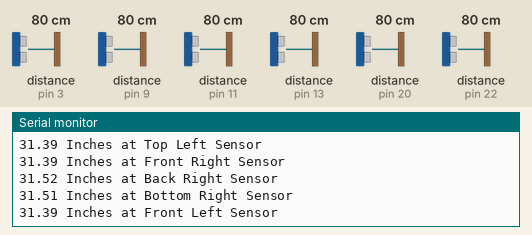
Bench run of a sketch on a simulated Arduino Mega 2560, built with avr-gcc and run on an emulated ATmega2560. Shown: the last lines printed to the serial monitor. Wiring (inferred from the names in the program): 5 × ultrasonic range finder: trigger pin 4, echo pin 3 / trigger pin 12, echo pin 11 / trigger pin 14, echo pin 13 / trigger pin 21, echo pin 20 / trigger pin 23, echo pin 22. The inputs (shaded band) are chosen by the test bench; at power-on: distance to the obstacle (sensors on pin 3, pin 9, pin 11, pin 13, pin 20, pin 22) 80 cm. The echo pulse lasts 58.3 µs per cm.

Above: at 6.8 s.
6.9 s: distance to the obstacle (sensor on pin 3) set to 2 cm
At 7.4 s:
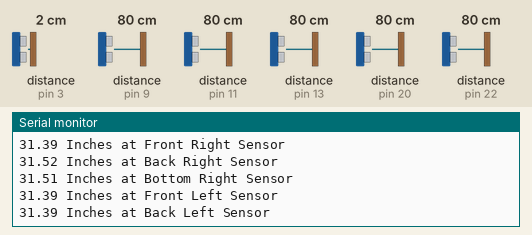
13.6 s: distance to the obstacle (sensor on pin 9) set to 2 cm
At 14.9 s:
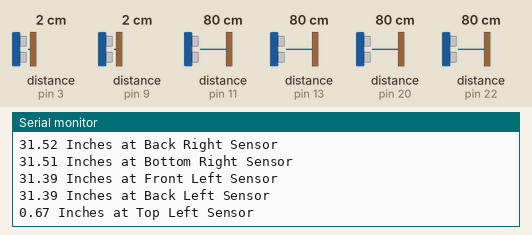
20.3 s: distance to the obstacle (sensor on pin 11) set to 2 cm
At 21.6 s:
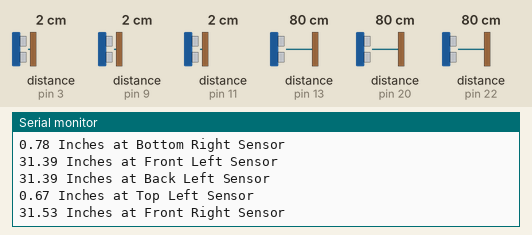
27.0 s: distance to the obstacle (sensor on pin 13) set to 2 cm
At 28.9 s:
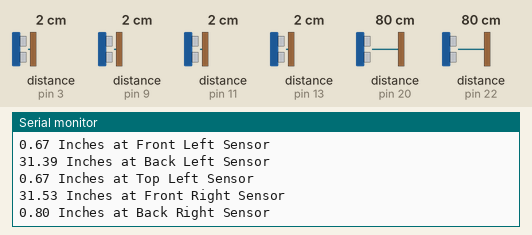
33.7 s: distance to the obstacle (sensor on pin 20) set to 2 cm
At 36.0 s:
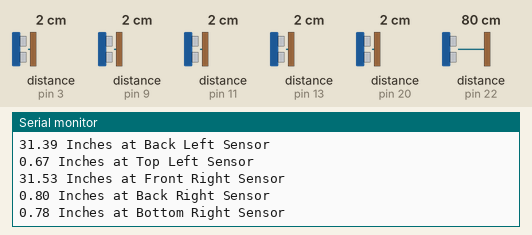
40.4 s: distance to the obstacle (sensor on pin 22) set to 2 cm
At 43.0 s:
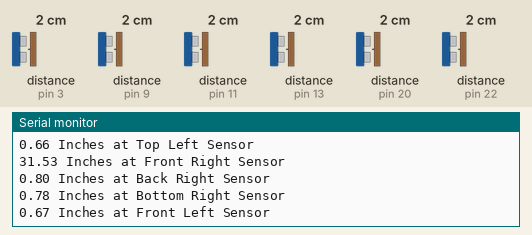
Timing chart, 0 to 44.5 s (numbered marks = the images above; inputs shaded):
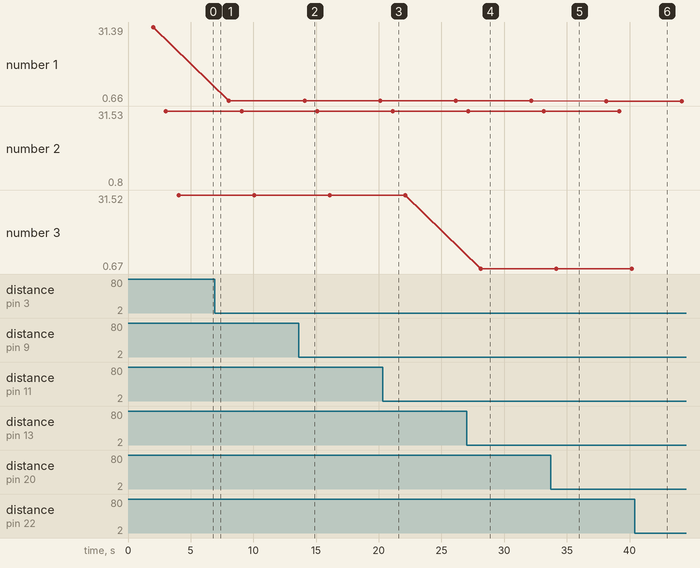

The sketch:

basic_ultrasonic.ino
```cpp
/*
Code for ultrasonic distance measurements (HC-SR04) was adapted and modified from https://randomnerdtutorials.com/complete-guide-for-ultrasonic-sensor-hc-sr04/
Goal is for there to be six ultrasonic sensors around the robot (2 on the left side, 2 on the right side, one on front, one on back)
and create distance calculations of knowing where the robot is relative to the gameboard using a coordinate system
*/

//Front Left trig and echo pins and distance variables
#define Front_Left_trigPin 12   // Trigger
#define Front_Left_echoPin 11   // Echo
float duration_Front_Left,inches_Front_Left;

//Back Left trig and echo pins and distance variables
#define Back_Left_trigPin 21
#define Back_Left_echoPin 20
float duration_Back_Left,inches_Back_Left;

//Top Left trig and echo pins and distance variables
#define Top_Left_trigPin 4
#define Top_Left_echoPin 3
float duration_Top_Left,inches_Top_Left;

//Front Right trig and echo pins and distance variables
#define Front_Right_trigPin 23
#define Front_Right_echoPin 22
float duration_Front_Right,inches_Front_Right;

//Back Right trig and echo pins and distance variables
#define Back_Right_trigPin 14
#define Back_Right_echoPin 13
float duration_Back_Right,inches_Back_Right;
//Bottom Right trig and echo pins and distance variables
#define Bottom_Right_trigPin 10
#define Bottom_Right_echoPin 9
float duration_Bottom_Right,inches_Bottom_Right;

//code for teensy 3.2 communication
//using corresponding Serial1,2, etc based on RX and TX Value
//Using Serial1 therefore RX1 & TX1 ports

void setup() {
  //Serial Port begin
  Serial.begin(115200);
  //Serial1.begin(115200);
  //Define inputs and outputs (Trig and echo pins) of each of the ultrasonic sensors
  //Front Left
  pinMode(Front_Left_trigPin,OUTPUT);
  pinMode(Front_Left_echoPin,INPUT);

  //Back Left
  pinMode(Back_Left_trigPin,OUTPUT);
  pinMode(Back_Left_echoPin,INPUT);

  //Top Left
  pinMode(Top_Left_trigPin,OUTPUT);
  pinMode(Top_Left_echoPin,INPUT);

  //Front Right
  pinMode(Front_Right_trigPin,OUTPUT);
  pinMode(Front_Right_echoPin,INPUT);

  //Back Right
  pinMode(Back_Right_trigPin,OUTPUT);
  pinMode(Back_Right_echoPin,INPUT);

  //Bottom Right
  pinMode(Bottom_Right_trigPin,OUTPUT);
  pinMode(Bottom_Right_echoPin,INPUT);

}

void loop()
{
  //for each ultrasonic sensor calculate the distance measurement in inches
  findFrontLeftDistance();
  findBackLeftDistance();
  findTopLeftDistance();
  findFrontRightDistance();
  /*
  byte buf[4];
  buf[0] = findFrontLeftDistance();
  buf[1] = findBackLeftDistance();
  buf[2] = findTopLeftDistance();
  buf[3] = findFrontRightDistance();
  Serial1.write(buf, sizeof(buf)); //this line
  */

  findBackRightDistance();
  findBottomRightDistance();
}


//for each of the sensor measurements followed reference listed in comment header
float findFrontLeftDistance()
{
  digitalWrite(Front_Left_trigPin, LOW);
  delayMicroseconds(5);
  digitalWrite(Front_Left_trigPin, HIGH);
  delayMicroseconds(10);
  digitalWrite(Front_Left_trigPin, LOW);
  pinMode(Front_Left_echoPin, INPUT);
  duration_Front_Left = pulseIn(Front_Left_echoPin, HIGH);
  // Convert the time into a distance
  inches_Front_Left = (duration_Front_Left/2) / 74;   // Divide by 74 or multiply by 0.0135
  Serial.print(inches_Front_Left);
  Serial.println(" Inches at Front Left Sensor");
  delay(1000);
  return inches_Front_Left;

}

float findBackLeftDistance()
{
//below is back left calculations
  digitalWrite(Back_Left_trigPin, LOW);
  delayMicroseconds(5);
  digitalWrite(Back_Left_trigPin, HIGH);
  delayMicroseconds(10);
  digitalWrite(Back_Left_trigPin, LOW);
  pinMode(Back_Left_echoPin, INPUT);
  duration_Back_Left = pulseIn(Back_Left_echoPin, HIGH);
  inches_Back_Left = (duration_Back_Left/2) / 74;   // Divide by 74 or multiply by 0.0135
  Serial.print(inches_Back_Left);
  Serial.println(" Inches at Back Left Sensor");
  delay(1000);
  return inches_Back_Left;
}

float findTopLeftDistance()
{
 //below is Top Left calculations
  digitalWrite(Top_Left_trigPin,LOW);
  delayMicroseconds(5);
  digitalWrite(Top_Left_trigPin, HIGH);
  delayMicroseconds(10);
  digitalWrite(Top_Left_trigPin,LOW);
  pinMode(Top_Left_echoPin, INPUT);
  duration_Top_Left = pulseIn(Top_Left_echoPin, HIGH);
  inches_Top_Left = (duration_Top_Left/2) / 74;
  Serial.print(inches_Top_Left);
  Serial.println(" Inches at Top Left Sensor");
  delay(1000);
  return inches_Top_Left;
}

float findFrontRightDistance()
{
  digitalWrite(Front_Right_trigPin,LOW);
  delayMicroseconds(5);
  digitalWrite(Front_Right_trigPin, HIGH);
  delayMicroseconds(10);
  digitalWrite(Front_Right_trigPin,LOW);
  pinMode(Front_Right_echoPin, INPUT);
  duration_Front_Right = pulseIn(Front_Right_echoPin, HIGH);
  inches_Front_Right = (duration_Front_Right/2) / 74;
  Serial.print(inches_Front_Right);
  Serial.println(" Inches at Front Right Sensor");
  delay(1000);
  return inches_Front_Right;
}

float findBackRightDistance()
{
  digitalWrite(Back_Right_trigPin,LOW);
  delayMicroseconds(5);
  digitalWrite(Back_Right_trigPin, HIGH);
  delayMicroseconds(10);
  digitalWrite(Back_Right_trigPin,LOW);
  pinMode(Back_Right_echoPin, INPUT);
  duration_Back_Right = pulseIn(Back_Right_echoPin, HIGH);
  inches_Back_Right = (duration_Back_Right/2) / 74;
  Serial.print(inches_Back_Right);
  Serial.println(" Inches at Back Right Sensor");
  delay(1000);
  return inches_Back_Right;
}

float findBottomRightDistance()
{
  digitalWrite(Bottom_Right_trigPin,LOW);
  delayMicroseconds(5);
  digitalWrite(Bottom_Right_trigPin, HIGH);
  delayMicroseconds(10);
  digitalWrite(Bottom_Right_trigPin,LOW);
  pinMode(Bottom_Right_echoPin, INPUT);
  duration_Bottom_Right = pulseIn(Bottom_Right_echoPin, HIGH);
  inches_Bottom_Right = (duration_Bottom_Right/2) / 74;
  Serial.print(inches_Bottom_Right);
  Serial.println(" Inches at Bottom Right Sensor");
  delay(1000);
  return inches_Bottom_Right;

}
```

Measured:
- after the input at 27.0 s, the serial monitor: prints a new line after 1.1 s (image 4)
- plotted number 1: 31.39 → 0.67 after the input at 6.9 s, 0.67 → 0.66 after the input at 33.7 s
- plotted number 2: 31.39 → 31.53 after the input at 6.9 s
- plotted number 3: 31.52 → 0.8 after the input at 27.0 s
